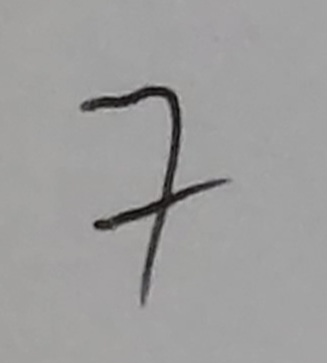
#> input picture Handwritten_Digits_Recognizition/class_dataset/2Q2T/7/20230523_223003.jpg, 327 x 363 px, found by its file name; its folder holds only this picture in this run
$ jupyter execute --allow-errors '[CS114.N21 - Nopen]Handwritten_Digits_Recognizition.ipynb'
#> lines starting #> are read from the running program, lines starting #| are printed output that depends on the picture; after the words box and inside, x2 and y2 are one past the last pixel; in counts of white or black regions, pixels touching at a corner belong together
# [CS114.N21 - Nopen] NOTEBOOK: RECOGNIZING HAND-WRITTEN DIGITS

Lấy code và tham khảo từ:
<br>https://scikit-learn.org/stable/auto_examples/classification/plot_digits_classification.html
<br>https://docs.opencv.org/4.x/d7/d4d/tutorial_py_thresholding.html
<br>https://docs.opencv.org/4.x/d7/d1b/group__imgproc__misc.html#ga72b913f352e4a1b1b397736707afcde3
<br>https://docs.opencv.org/4.x/d4/d13/tutorial_py_filtering.html
<br>https://docs.opencv.org/3.4/d8/d01/group__imgproc__color__conversions.html

- Thực hiện: Nhóm Nopen
- Thành viên:
  - Vũ Anh Đức (19521384)
  - Châu Thiên Long (21520331)
  - Tăng Minh Hiển (21520229)
  - Nguyễn Thái Thành Long (21520334)

#Link github các nhóm lấy dữ liệu:
https://github.com/dnsang1611/CS114.N21-KHNT.git
<br>https://github.com/phongidoit/CS114.git
<br>https://github.com/kiendoo4/hand_written_digits.git
<br>https://github.com/Tlon9/CS114.git
<br>https://github.com/TruongNoDame/Create-handwriting.git
<br>https://github.com/HungStark/handwritten_digits.git
<br>https://github.com/ngcthc/CS114-ML-Public.git
<br>https://github.com/thuynguyen2003/CS114-MachineLearning.git
<br>https://github.com/npk7264/hand-written-digits.git
<br>https://github.com/KiRzEa/CS114.git
<br>https://github.com/phamthanhlam0201/Hand_written_degits.git
<br>https://github.com/khanh232002/hand-written-digits.git
<br>https://github.com/Sang-UIT/CS114.git
<br>https://github.com/uyenbhku/handwritten_digits.git

#1 Thư viện

[cell 1]
import matplotlib.pyplot as plt
from sklearn.preprocessing import MinMaxScaler, StandardScaler
from sklearn import datasets, svm, metrics
from sklearn.tree import DecisionTreeClassifier
from sklearn.model_selection import train_test_split
from google.colab import drive
from sklearn.model_selection import GridSearchCV
import matplotlib.pyplot as plt
import pandas as pd
import matplotlib.image as mpimg
import seaborn as sns
import os
import cv2
from PIL import Image, ImageOps
import numpy as np

#2 Dataset Handwritten Digits Recognizition từ thư viện sklearn

[cell 2]
digits = datasets.load_digits()

_, axes = plt.subplots(nrows=1, ncols=10, figsize=(20, 3))
for ax, image, label in zip(axes, digits.images, digits.target):
    ax.set_axis_off()
    ax.imshow(image, cmap=plt.cm.gray_r, interpolation="nearest")
    ax.set_title("Label: %i" % label)

_.suptitle("Biểu diễn hình chữ viết tay của số và label tương ứng trong tập Train (Digits Dataset)", fontsize=15)
plt.show()
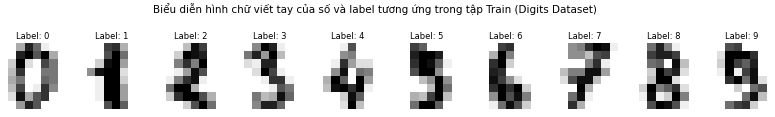
#> figure drawn by matplotlib, 10 panels

[cell 3]
# Print the shape of the images and data keys
print("Shape of images in dataset:", digits.images.shape)
print("Shape of data in dataset:",digits.data.shape)
print("\nThống kê số lượng chữ viết tay của từng số trong Training Dataset")
for i in range (0,10):
  print(f"Số {i}:",np.count_nonzero(digits.target == i))
#> further down, image is the input picture: shape (363, 327, 3); mean B, G, R 157.4, 157.8, 158.3

# 3 Kết nối Google Collab lấy dữ liệu Test của lớp thu thập

[cell 4]
#Get the Test Data from Google Drive Folder
drive.mount('/content/drive')
test_folder = '/content/drive/MyDrive/CS114 /Handwritten_Digits_Recognizition/class_dataset'
#test_folder = '/content/drive/MyDrive/CS114 /Handwritten_Digits_Recognizition/class_dataset'

#4 Mô tả DATASET
- Dataset phục vụ cho bài tập này gồm 1517 mẫu Chữ số viết tay được thu thập bằng từ các nhóm đang học tập môn Máy học lớp CS114.N21. Mỗi nhóm trong lớp gồm 3-4 thành viên.
- Chi tiết cách dữ liệu được thu thập
  + Các nhóm đều thực hiện việc thu thập dữ liệu.
  + Mỗi thành viên trong nhóm chụp hình (bằng webcam máy tính/camera điện thoại) các mẫu viết tay các chữ số từ 0 đến 9. Mỗi thành viên được giao nhiệm vụ viết 3 mẫu khác nhau của cùng một chữ số và phải viết đủ các mẫu của 10 chữ số.
  + Mỗi chữ số được viết rõ ràng trên 1 tờ giấy (giấy A4/mảnh giấy nhỏ) không chứa thông tin khác ngoài chữ số trong khoảng 1 đến 9 và một mẫu chỉ chứa thông tin của một chữ số được viết bằng bút.
  + Ảnh sẽ phải giữ nguyên kích cỡ, không dùng qua filter hoặc qua bước chỉnh sửa trung gian trước khi đưa vào thực hành.
  + Không có giới hạn về loại bút, màu bút, màu giấy, kích cỡ giấy trong việc thu thập dữ liệu.
  + Các chữ số được viết chỉ cần nằm trong khung hình của mẫu, không yêu cầu bắt buộc về tỉ lệ, độ lớn của chữ số.
- Nhóm đã lấy dữ liệu chụp ảnh từ 16 nhóm gồm: 2Q2T, DuongGiaARap, GNT, H20, HKV, HNNT, KHNT, Minions, NSFW, Nhom8, Nopen, PHVT, PKLD, TKN, Threesome, fusionist.

## Tiền xử lý ảnh chụp chữ số viết tay

Nhóm đã tham khảo và lấy code từ
- "Image Thresholding" (https://docs.opencv.org/4.x/d7/d4d/tutorial_py_thresholding.html)
- "Smoothing Images" (https://docs.opencv.org/4.x/d4/d13/tutorial_py_filtering.html)
- "Color Space Conversions" (https://docs.opencv.org/3.4/d8/d01/group__imgproc__color__conversions.html)

Nhóm đã thử cách tiền xử lý ảnh lần lượt các bước:
- Đưa ảnh màu về ảnh grayscale (dùng tham số cv2.COLOR_RGB2GRAY)
- Dùng filter Guassian, là một phương pháp loại bỏ phần nhiễu, làm mờ hình ảnh, dùng để loại bỏ phần "noise" và "edge" trong ảnh (Image Blurring (Image Smoothing)).
- Áp dụng thresholding kết hợp với Otsu's Binarization, đây là phương pháp tìm ra ngưỡng tối ưu cho ảnh. Ngưỡng này được áp dụng trong thresholding khi pixel bé hơn ngưỡng này thì sẽ chuyển về 0 và ngược lại thì được đưa về giá trị tối đa được quy định trong thresholding (nhóm dùng giá trị tối đa là 255).
- Resize ảnh về 16x16 pixel

[cell 5]
#Return array contain pixel of image after applying greyscale, threshold and resize
def pre_processing (img):
  # Convert raw image to greyscale image,convert between RGB/BGR and grayscale, color conversions
  image = cv2.cvtColor (img,cv2.COLOR_RGB2GRAY)
#> image: shape (363, 327)

  # Apply threshhode to image
  # Apply Guassian's filtering
  blur = cv2.GaussianBlur(image,(9,9),0)
  # Otsu's thresholding
  im,thre = cv2.threshold (blur,0,255,cv2.THRESH_BINARY+cv2.THRESH_OTSU)
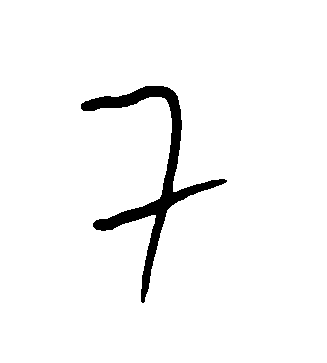
#> thre: shape (363, 327); 96.5% white; 1 black region, box (x1, y1, x2, y2) and area: (81, 86, 227, 303) 4206
#> im = 113

  #Resize image into 16x16 pixel image
  image = cv2.resize (thre,(16,16), interpolation = cv2.INTER_AREA)
  return np.concatenate (image)

## Thực hiện Load dataset và tiền xử lý ảnh

[cell 6]
#Load Data from Dataset stored in Google Drive of Nopen Group
data_img = []
target_img = []

for dir1 in os.listdir(test_folder):
    for dir2 in os.listdir(os.path.join(test_folder,dir1)):
        for file in os.listdir(os.path.join(test_folder,dir1,dir2)):
            #Get the path and label of image
            image_path= os.path.join(test_folder, dir1,dir2,file)
            image_label = dir2

            #Preprocessing image
            image = cv2.imread(image_path)
            image = pre_processing (image)
#> image = 256 values, max 255 at index 0, min 70 at index 136, mean 246

            #Store data into array
            data_img.append(image)
            target_img.append(int(image_label))

data_img = np.array (data_img)
target_img = np.array (target_img)

## Thống kê số lượng mẫu của từng chữ số trong Dataset

[cell 7]
count = []
print("Tổng số lượng dữ liệu trong tập Dataset:", target_img.shape[0])
#| Tổng số lượng dữ liệu trong tập Dataset: 4
print("\nThống kê số lượng chữ viết tay của từng số trong Dataset")
for i in range (0,10):
  temp = np.count_nonzero(target_img == i)
  count.append (temp)
  print(f"Số {i}:",temp)

[cell 8]
label_name = np.unique (target_img)

#> (the rest of this cell did not finish here and is left out)

## Biểu diễn hình chữ viết tay của số và label tương ứng trong Dataset

[cell 9]
#Visualize data
_, axes = plt.subplots(nrows=1, ncols=30, figsize=(30, 4))

for ax, image, label in zip(axes, data_img, target_img):
    ax.set_axis_off()
    image = image.reshape(16,16)
    ax.imshow(image, cmap=plt.cm.gray_r, interpolation="nearest")
    ax.set_title(f"Label: {label}")

_.suptitle("Biểu diễn hình chữ viết tay của số và label tương ứng trong Dataset", fontsize=15)
plt.show()
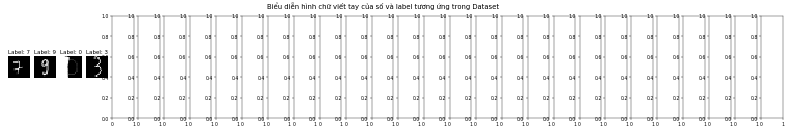
#> figure drawn by matplotlib, 4 panels

#5 Train mô hình với dữ liệu của lớp bằng thuật toán SVM và Decision Tree

## Phân chia Dataset thành 2 tập Train và Test

[cell 10]
# flatten the images in Train Dataset
'''n_train_samples = len(digits.images)
data = digits.images.reshape((n_train_samples, -1))

# flatten the images in Test Dataset
n_test_samples = len(target_img)
test_data = test_img.reshape((n_test_samples, -1))'''

X_train, X_test, y_train, y_test = train_test_split(
    data_img, target_img, test_size=0.2, shuffle=True, random_state=42
)

X_train = np.reshape(X_train,(len(X_train),-1))
X_test = np.reshape(X_test,(len(X_test),-1))
y_train = np.reshape(y_train,(len(y_train),-1))
y_test = np.reshape(y_test,(len(y_test),-1))


print ("Kích cỡ của tập Train:", X_train.shape[0])
#| Kích cỡ của tập Train: 3
print ("Kích cỡ của tập Test:",X_test.shape[0])
#| Kích cỡ của tập Test: 1

##Kiểm tra một số mẫu trong tập train

[cell 11]
_, axes = plt.subplots(nrows=1, ncols=20, figsize=(30, 4))

for ax, image, label in zip(axes, X_train[:20], y_train[:20]):
    ax.set_axis_off()
    image = image.reshape(16,16)
    ax.imshow(image, cmap=plt.cm.gray_r, interpolation="nearest")
    ax.set_title(f"Label: {label}")

_.suptitle("Biểu diễn hình chữ viết tay của số và label tương ứng trong tập Train được nhóm thực hiện", fontsize=15)
plt.show()
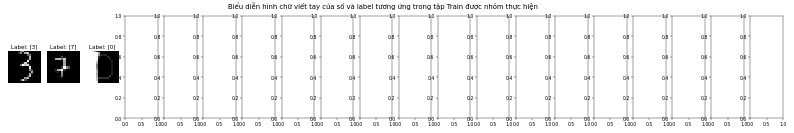
#> figure drawn by matplotlib, 3 panels

[cell 12]
count = []
print("Tổng số lượng dữ liệu trong tập Train:", y_train.shape[0])
#| Tổng số lượng dữ liệu trong tập Train: 3
print("\nThống kê số lượng chữ viết tay của từng số trong tập train")
for i in range (0,10):
  temp = np.count_nonzero(y_train == i)
  count.append (temp)
  print(f"Số {i}:",temp)

##Train mô hình bằng thuật toán Decision Tree

[cell 13]
clf1 = DecisionTreeClassifier (random_state=42)
clf1.fit (X_train,y_train)

predicted1 = clf1.predict(X_test)

print(
    f"Classification report for classifier {clf1}:\n"
    f"{metrics.classification_report(y_test, predicted1)}\n"
)

Ta thấy: Mức độ phân loại của mô hình đã tốt hơn mô hình phía trước, với mức accuracy_score cao hơn (0.44). Precision đạt mức trung bình khá ở label 0 (0.7), 3 (0.56), 2 (0.48). Recall cũng đạt mức trung bình ở label 0 (0.6), 1 (0.5), 2 (0.52). Mô hình vẫn cần được cải thiện thêm vì phân loại ở các label 4, 7, 9 vẫn còn thấp.

## Train mô hình bằng thuật toán SVM

[cell 14]
y_train2 = y_train.ravel()
y_test2 = y_test.ravel()
clf = svm.SVC(gamma=0.001)

# Learn the digits on the train subset
clf.fit(X_train,y_train2)

# Predict the value of the digit on the test subset
predicted = clf.predict(X_test)

print(
    f"Classification report for classifier {clf}:\n"
    f"{metrics.classification_report(y_test, predicted)}\n"
)

Nhận thấy: Mô hình dùng SVM cho kết quả tệ (accuracy ~ 0.10) và các precision, recall của 1 số label = 0. Vì thế, thực hiện tinh chỉnh mô hình hyper-parameter để mô hình chạy tốt hơn.

Tinh chỉnh: C = 3.0 và chuyển kernel = 'linear'

[cell 15]
#Tinh chỉnh C = 3.0, kernel = 'linear'
y_train2 = y_train.ravel()
y_test2 = y_test.ravel()
clf = svm.SVC(C = 3.0, gamma=0.001,kernel='linear',random_state=42)

# Learn the digits on the train subset
clf.fit(X_train,y_train2)

# Predict the value of the digit on the test subset
predicted = clf.predict(X_test)

print(
    f"Classification report for classifier {clf}:\n"
    f"{metrics.classification_report(y_test, predicted)}\n"
)

Tinh chỉnh mô hình với siêu tham số: kernel = 'poly' với degree = 5

[cell 16]
# Create a classifier: a support vector classifier
y_train2 = y_train.ravel()
y_test2 = y_test.ravel()
clf2 = svm.SVC(gamma=0.001,random_state=42,kernel='poly',C=3.0,degree=5)

# Learn the digits on the train subset
clf2.fit(X_train,y_train2)

# Predict the value of the digit on the test subset
predicted2 = clf2.predict(X_test)

print(
    f"Classification report for classifier {clf2}:\n"
    f"{metrics.classification_report(y_test2, predicted2)}\n"
)

Ta thấy: Mô hình cho độ chính xác cho phân loại chữ viết tay đạt 0.49, tốt hơn mô hình SVM phía trên và cho độ chính xác cao hơn mô hình Decision Tree phía trên. Chỉ số F1 ở nhiều label đạt từ 0.4 đến 0.5, cho thấy mức độ phân loại của label mức trung bình. Mặc dù, vẫn còn hạn chế ở các label như 1 hay 9

#6 Đánh giá mô hình

## Classification Report

[cell 17]
print(
    f"Classification report for classifier {clf1}:\n"
    f"{metrics.classification_report(y_test, predicted1)}\n"
)

[cell 18]
print(
    f"Classification report for classifier {clf2}:\n"
    f"{metrics.classification_report(y_test2, predicted2)}\n"
)

## Confusion Matrix

[cell 19]
disp = metrics.ConfusionMatrixDisplay.from_predictions(y_test, predicted1)
disp.figure_.suptitle(f"Confusion Matrix of model {clf1}",fontsize = 15)
print(f"Confusion matrix of Decision Tree:\n{disp.confusion_matrix}\n")

plt.grid(False)
plt.show()
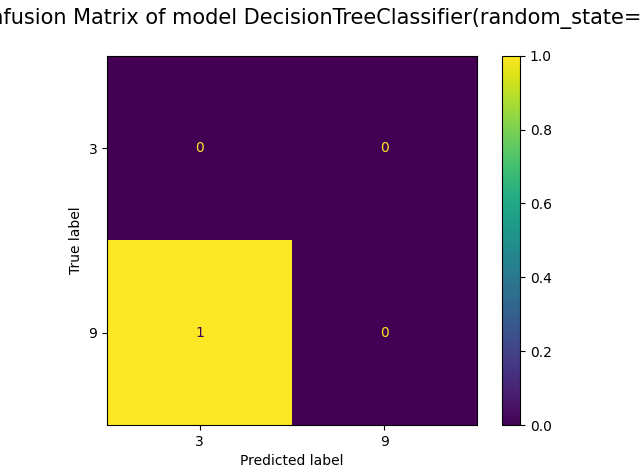
#> figure drawn by matplotlib, 2 panels

[cell 20]
disp = metrics.ConfusionMatrixDisplay.from_predictions(y_test2, predicted2)
disp.figure_.suptitle(f"Confusion Matrix of Model {clf2}",fontsize = 15)
print(f"Confusion matrix of SVM:\n{disp.confusion_matrix}\n")

plt.grid(False)
plt.show()
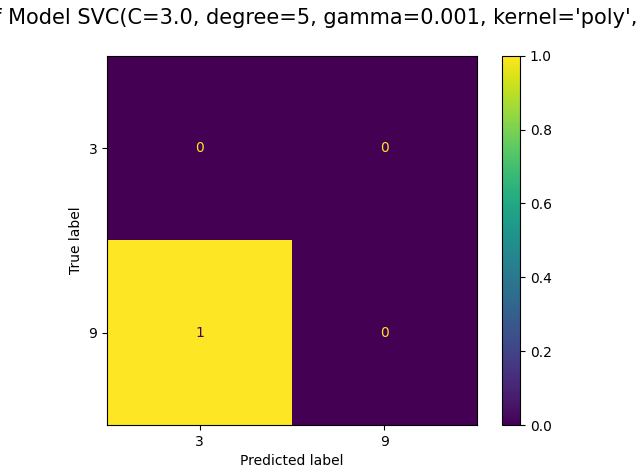
#> figure drawn by matplotlib, 2 panels

#7 NHẬN XÉT

### Sự khác nhau giữa kết quả dự đoán của mô hình và nhãn trong tập Test sau khi train model bằng Decision Tree

[cell 21]
diff_list = list()
for  image, prediction, target in zip(X_test, predicted1, y_test):
    #ax.set_axis_off()
    if prediction != target:
      #print (prediction,'-',target)
      diff_list.append ([image,prediction,target])

_, axes = plt.subplots(nrows=1, ncols=40, figsize=(27, 4))
for ax,image in zip (axes,diff_list[:40]):
    ax.set_axis_off()
    img = image[0].reshape(16, 16)
    ax.imshow(img, cmap=plt.cm.gray_r, interpolation="nearest")
    ax.set_title(f"{image[1]} - {image[2]}")

_.suptitle("Biểu diễn sự khác nhau giữa Label trong Test Data và kết quả dự đoán (Hiển thị: Predicted Label - True Label)", fontsize=12)
plt.show()
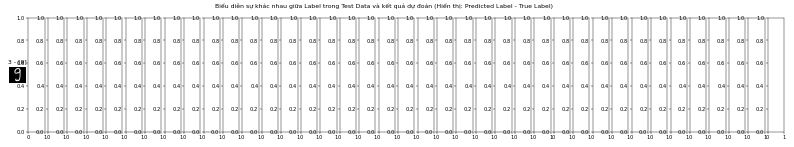
#> figure drawn by matplotlib, 1 panel

[cell 22]
print ("Số lượng mẫu được dự đoán lệch với nhãn:",len(diff_list))
print ("Số lượng mẫu được dự đoán đúng với nhãn:",y_test.shape[0]-len(diff_list))

[cell 23]
image0 = []
for image in diff_list:
  if image[2] == 0 and image[1] != 0:
    image0.append (image)

#> (the rest of this cell did not finish here and is left out)

- Đối với nhãn 0, tỉ lệ precision cao nhất (0.7), cho thấy trong các mẫu dự đoán số 0 thì tỉ lệ chính xác khá tốt.
- Các mẫu đoán nhầm của mô hình có đủ các số từ 1, 3, 4, 6, 7, 8, trong đó nhiều nhất là số 7 (5 mẫu), 4 (3 mẫu).
  --> Recall của label 0 đạt 0.6
- Có các mẫu sau khi tiền xử lý đã không còn nhận diện được chữ số.
- Trong các mẫu còn lại, số 0 thường bị đoán nhầm thành số 7 và 4.

[cell 24]
image0 = []
for image in diff_list:
  if image[2] == 1 and image[1] != 1:
    image0.append (image)

#> (the rest of this cell did not finish here and is left out)

- Đối với nhãn 1, tỉ lệ precision ~0.46 (13/28), số lượng mẫu đoán đúng nhãn 1 là 13 mẫu.
- Các mẫu của nhãn này được mô hình dự đoán thành nhiều số khác nhau (0, 2, 3, 4, 5, 7, 8), trong đó nhiều nhất là số 7 (4/26).
- Có 3/4 mẫu mô hình dự đoán là số 7 đã không thể nhận diện như bình thường.
- Trong các mẫu nhận diện được bằng mắt thường thì mô hình dự đoán thành 0, 4 là nhiều nhất với 2 mẫu. Đặc điểm chữ số 1 trong 2 mẫu dự đoán thành 4 có thể dễ nhầm lẫn thành số 4.

[cell 25]
image0 = []
for image in diff_list:
  if image[2] == 2 and image[1] != 2:
    image0.append (image)

#> (the rest of this cell did not finish here and is left out)

- Đối với nhãn 2, tỉ lệ precision là 0.48 (16/33)
- Tỉ lệ Recall đạt 0.52, các mẫu của nhãn này được mô hình dự đoán thành nhiều số khác nhau từ 1, 2, 4, 5, 6, 7, 8, 9, trong đó dự đoán nhầm nhiều nhất thành số 7 (5/31) và số 1 (3/31).
- Ở các mẫu dự đoán thành số 7, có thể thấy số 2 được viết có sự tương đồng với số 7 ở nét ngang trên cùng và nét dọc.

[cell 26]
image0 = []
for image in diff_list:
  if image[2] == 3 and image[1] != 3:
    image0.append (image)

#> (the rest of this cell did not finish here and is left out)

- Đối với nhãn 3, tỉ lệ precision là 0.56 (15/27)
- Tỉ lệ Recall đạt 0.45, các mẫu của nhãn này được mô hình dự đoán thành nhiều số khác nhau từ 1, 2, 3, 4, 5, 7, 8, 9, trong đó dự đoán nhầm nhiều nhất thành số 2, 9 (4/31) và số 4, 5 (3/31).
- Ở các mẫu nhận diện được bằng mắt thường, mẫu của nhãn 3 bị nhầm lẫn thành 9 (2 mẫu), 5 (3 mẫu).

[cell 27]
image0 = []
for image in diff_list:
  if image[2] == 4 and image[1] != 4:
    image0.append (image)

#> (the rest of this cell did not finish here and is left out)

- Với nhãn 4, tỉ lệ Precision là 0.23 (thấp nhất trong các label), cho thấy nhiều mẫu từ nhiều nhãn khác nhau dự đoán thành số 4, chỉ có 9 mẫu đúng (trong tổng 39 mẫu).
- Tỉ lệ Recall là 0.33. Nhiều mẫu số 4 đã bị mô hình dự đoán thành các số từ 1 đến 8, trong đó dự đoán nhầm nhiều nhất là số 5 (4/27), 6, 8 (3/27)

[cell 28]
image0 = []
for image in diff_list:
  if image[2] == 5 and image[1] != 5:
    image0.append (image)

#> (the rest of this cell did not finish here and is left out)

- Với nhãn 5, tỉ lệ Precision là 0.45 (15/33), nhiều mẫu từ nhiều mẫu khác nhau từ 1, 2, 3, 4, 6, 8, 9 dự đoán thành số 5
- Tỉ lệ Recall là 0.42, trong đó có số 6 (5 mẫu) và 7 (4 mẫu) là 2 số bị mô hình dự đoán nhầm nhiều nhất.
- Dễ thấy đặc điểm trong các mẫu số 5 bị dự đoán nhầm thành 6 thì đặc điểm viết số 5 gần giống với 6, tương tự với mẫu dự đoán nhầm thành 7 và 9

[cell 29]
image0 = []
for image in diff_list:
  if image[2] == 6 and image[1] != 6:
    image0.append (image)

#> (the rest of this cell did not finish here and is left out)

- Với nhãn 6, tỉ lệ Precision là 0.46 (11/24), nhiều mẫu từ nhiều mẫu khác nhau từ 0, 2, 4, 5, 6, 7 dự đoán thành số 6
- Tỉ lệ Recall của nhãn 6 thấp, 0.37, trong đó có số 4 (5 mẫu) và 5, 7 (4 mẫu) là 2 số bị mô hình dự đoán nhầm nhiều nhất.

[cell 30]
image0 = []
for image in diff_list:
  if image[2] == 7 and image[1] != 7:
    image0.append (image)

#> (the rest of this cell did not finish here and is left out)

- Với nhãn 7, tỉ lệ Precision ở mức thấp là 0.25 (10/40), nhiều mẫu từ nhiều mẫu khác nhau từ 0 đến 9.
- Tỉ lệ Recall của nhãn 7 thấp, 0.37, trong đó có số 2 (5 mẫu) và 4 (4 mẫu) là 2 số bị mô hình dự đoán nhầm nhiều nhất.
- Có 5 mẫu sau tiền đã xử lý đã khó nhận diện được bằng mắt thường.
- Trong các mẫu có thể nhận diện được, số 2 là dễ nhầm nhất do có đặc điểm viết khá gần với số 7.

[cell 31]
image0 = []
for image in diff_list:
  if image[2] == 8 and image[1] != 8:
    image0.append (image)

#> (the rest of this cell did not finish here and is left out)

- Với nhãn 8, tỉ lệ Precision là 0.48 (13/27), nhiều mẫu từ nhiều mẫu khác nhau từ 0 đến 9.
- Tỉ lệ Recall của nhãn 8 là 0.42, trong đó số 1, 4, 7 là các số được mô hình dự đoán cho các mẫu của nhãn 8 là nhiều nhất (4 mẫu / 31 mẫu)

[cell 32]
image0 = []
for image in diff_list:
  if image[2] == 9 and image[1] != 9:
    image0.append (image)

_, axes = plt.subplots(nrows=1, ncols=len(image0), figsize=(25, 2))
#> (the rest of this cell did not finish here and is left out)

- Với nhãn 9, tỉ lệ Precision là 0.41 (9/22), nhiều mẫu từ nhiều mẫu khác nhau từ các số 2, 3, 5, 6, 7, 8, 9.
- Tỉ lệ Recall của nhãn 9 ở mức thấp là 0.33, trong đó số 4 (5 mẫu), 5 (4 mẫu) là các số có số mẫu được mô hình dự đoán từ mẫu của nhãn 9 thành các số trên.

**Nhận xét mô hình dùng Decision Tree:**
- Số mẫu nhận diện đúng là 132/303 ~ 0.44
- Macro Precision: ~0.43
- Macro Recall: ~0.45
- Macro F1-score: ~0.44
1. Một số mẫu sau khi tiền xử lý, bằng mắt thường, đã không thể nhận diện được chữ số được viết trong mẫu (khi greyscale, resize thì mẫu đã bị cắt bớt hoặc chuyển thành nền trắng. Bên cạnh đó, do chữ số viết mờ nên khi greyscale thì chữ số không thể nhận diện được). Vì thế, dễ hiểu mô hình đã không thể nhận diện đúng các mẫu này.
2. Đa phần, mô hình dự đoán nhầm các số thuộc một mẫu thành nhiều chữ số khác nhau, thậm chí với các mẫu của một loại chữ số mà mô hình có thể dự đoán từ 6 đến 10/10 chữ số khác nhau của các mẫu này.
  --> Dẫn đến, tỉ lệ Recall của các số đạt mức trung bình thấp (đều dưới 0.6)
3. Các số trong mẫu có một số cách viết tương đồng với số khác làm mô hình dễ bị nhiễu và dự đoán không chính xác.
4. Do sự hạn chế của mô hình, mặc dù đã có tinh chỉnh, các mẫu có chữ số viết rõ ràng nhưng vẫn dự đoán sai thành các số khác. Nhóm vẫn đang tìm hiểu và tìm cách khắc phục trường hợp này.

### Sự khác nhau giữa kết quả dự đoán của mô hình và nhãn trong tập Test sau khi train model bằng SVM

[cell 33]
diff_list2 = list()
for  image, prediction, target in zip(X_test, predicted2, y_test2):
    #ax.set_axis_off()
    if prediction != target:
      #print (prediction,'-',target)
      diff_list2.append ([image,prediction,target])

_, axes = plt.subplots(nrows=1, ncols=30, figsize=(27, 4))
for ax,image in zip (axes,diff_list2[:30]):
    ax.set_axis_off()
    img = image[0].reshape(16, 16)
    ax.imshow(img, cmap=plt.cm.gray_r, interpolation="nearest")
    ax.set_title(f"{image[1]} - {image[2]}")

_.suptitle("Biểu diễn sự khác nhau giữa Label trong Test Data và kết quả dự đoán (Hiển thị: Predicted Label - True Label)", fontsize=12)
plt.show()
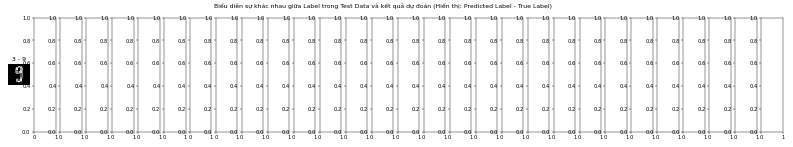
#> figure drawn by matplotlib, 1 panel
